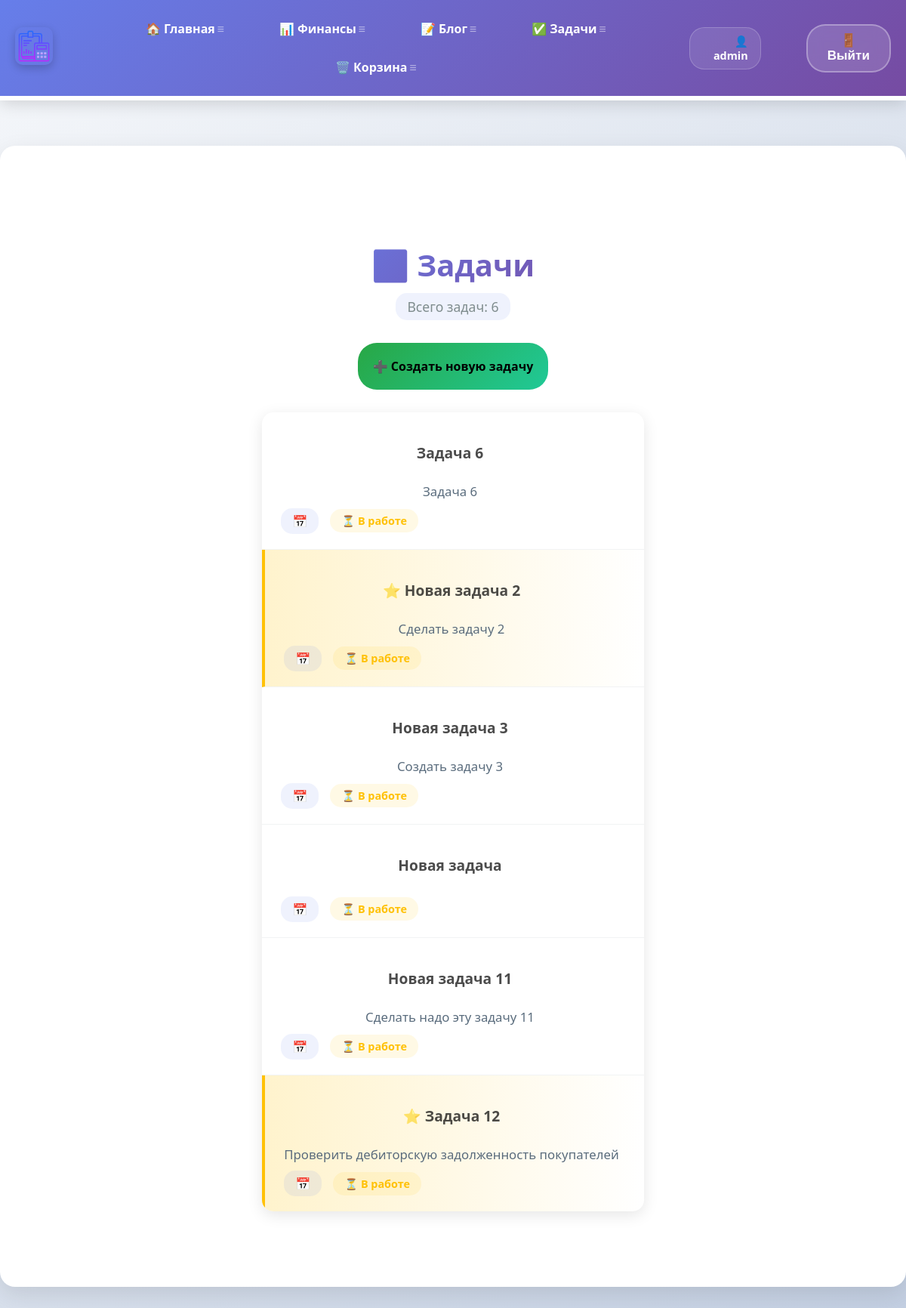
Page /todo/ (signed in) on the earlier database version.
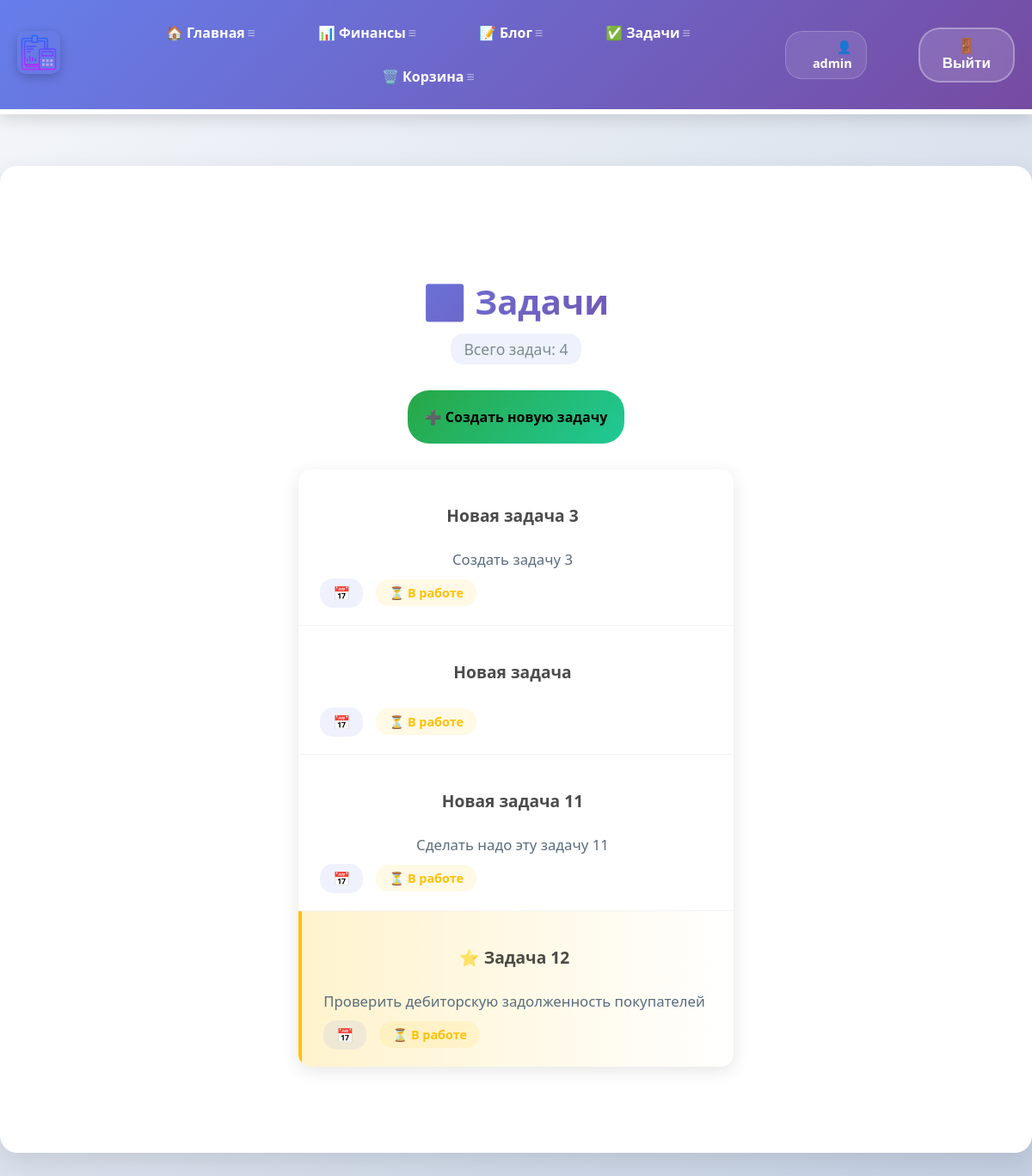
Same page on the later database version.
### todo/models.py (models this page shows, shortened)
class Todo(models.Model):
    title = models.CharField(max_length=100)
    memo = models.TextField(blank=True)
    created = models.DateTimeField(auto_now_add=True)
    date_completed = models.DateTimeField(blank=True, null=True)
    important = models.BooleanField(default=False)
    user = models.ForeignKey(User, on_delete=models.CASCADE, blank=True, null=True)
    is_deleted = models.BooleanField(default=False)

### todo/views.py (the view)
# urls.py: path('', views.current_todos, name="todos"),
@login_required
def current_todos(request):
    todos = Todo.objects.filter(user=request.user, date_completed__isnull=True, is_deleted=False)
    return render(request, 'todo/currenttodos.html', {'todos': todos})

### todo/templates/todo/currenttodos.html (shortened to what this page needs)
{% extends 'skills/base.html' %}
{% load static %}
{% block content %}
<div class="todos-container">
    <div class="todos-header">
        <h1 class="todos-title">✅ Задачи</h1>
        <div class="todos-count">Всего задач: {{ todos.count }}</div>
    </div>
    <div class="todos-actions">
        <a href="{% url 'createtodo' %}" class="action-btn create-btn">
            ➕ Создать новую задачу
        </a>
    </div>
    <div class="todos-list">
        {% for todo in todos %}
        <div class="todo-row {% if todo.important %}todo-important{% endif %} {% if todo.completed %}todo-completed{% endif %}">
            <div class="todo-info">
                <div class="todo-main">
                    <h3 class="todo-title">
                        <a href="{% url 'viewtodo' todo.id %}" class="todo-link">
                            {% if todo.important %}⭐ {% endif %}{{ todo.title }}
                        </a>
                    </h3>
                    {% if todo.memo %}
                    <p class="todo-memo">{{ todo.memo|striptags|truncatechars:200 }}</p>
                    {% endif %}
                </div>
                <div class="todo-meta">
                    <span class="todo-date">📅 {{ todo.date|date:'d.m.Y' }}</span>
                    {% if todo.completed %}
                    <span class="todo-status completed">✅ Выполнено</span>
                    {% else %}
                    <span class="todo-status pending">⏳ В работе</span>
                    {% endif %}
                </div>
            </div>
        </div>
        {% endfor %}
    </div>
</div>
{% endblock %}

Differences in the rows shown:
removed Todo: title "Задача 6", memo "Задача 6"
removed Todo: title "Новая задача 2", memo "Сделать задачу 2", important True (drawn)
Other differences:
{{ todos.count }}: "6" → "4"
